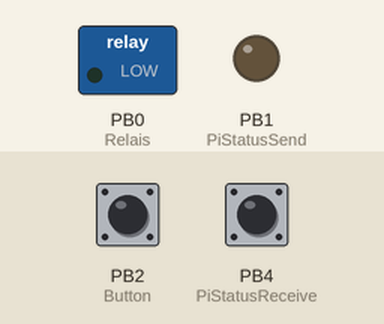
Recording of a sketch running on a simulated ATtiny85, built with avr-gcc and run on an emulated ATtiny85. Shown: switched loads named in the sketch (green lamp = pin HIGH), output pins drawn as LEDs (lit = HIGH). The test bench sets the inputs (shaded band); at power-on: PB2 (Button) LOW, PB4 (PiStatusReceive) HIGH.

Above: at 1.2 s.
1.3 s: PB2 (Button) pulled HIGH for 0.15 s
At 1.8 s:
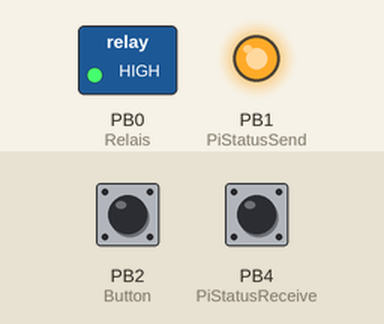
Timing chart, 0 to 4.3 s (numbered marks = the images above; inputs shaded):
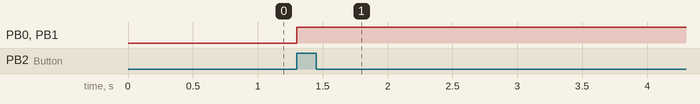

The sketch:

Braun-NR1-StandBy.ino
```cpp
//   ____    ____   ______    _____   _______     ____    __
//  |_   \  /   _|.´ ____ \  / ___ `.|  _____|  .'    '. /  |
//    |   \/   |  | (___ \_||_/___) || |____   |  .--.  |`| |
//    | |\  /| |   _.____'.  .'____.''_.____''.| |    | | | |
//   _| |_\/_| |_ | \____\ \/ /_____ | \____) ||  `--'  |_| |_
//  |_____||_____| \_______||_______| \______.' '.____.'|_____|
//
//   www.github.com/Maschine2501
//
//   ATTINY85 <-> RaspberryPI StandBy-Logic
//   For more Informations visit: https://github.com/Maschine2501/NR1-UI
//

int Relais = 0;                            // PB0 -> connected to base of BC548 (circuit under: www.github.com/Maschine2501/NR1-UI/wiki/ )
int PiStatusSend = 1;                      // PB1 -> connected to pin 37 (GPIO26) @ raspberry
int Button = 2;                            // PB2 -> connected to powerbutton (other side +5V)
int PiStatusReceive = 4 ;                  // PB4 -> connected to pin 33 (GPIO13) @ raspberry

// Start Variables:
boolean PRS = LOW;                         // Previous state of therelais
boolean NRS = LOW;                         // New state of the relais
boolean RS = LOW;                          // Actuall state of the relais
boolean PS = LOW;                          // Actuall state of the raspberry
boolean PPS = LOW;                         // Previous state of the raspberry
boolean NPS = LOW;                         // New state of the raspberry


void setup()
{
  pinMode(Relais, OUTPUT);
  digitalWrite(Relais, LOW);

  pinMode(PiStatusSend, OUTPUT);
  digitalWrite(PiStatusSend, LOW);

  pinMode(Button, INPUT);

  pinMode(PiStatusReceive, INPUT);
}

void loop()
{
  NRS = digitalRead(Button);

  NPS = digitalRead(PiStatusReceive);

  if ( NRS != PRS || NPS != PPS )
  {
    if ( NRS == HIGH || NPS == LOW )
    {
      if ( RS == LOW ) {                         // Start Point -> Everything is off/low -> button is pressed
        digitalWrite(Relais, HIGH);              // Set Relais HIGH
        digitalWrite(PiStatusSend, HIGH);        // Set PiStatusSend HIGH
        delay(80000);                            // wait 80sec for pi to boot
        RS = HIGH;
      }
      else if ( NPS == LOW ){                    // if Relais is on and pi signal is low (pi is shutdown)
        delay(30000);                            // wait 30sec for pi to boot
        NPS = digitalRead(PiStatusReceive);      // check aggain if pi is off
        if ( NPS == LOW ) {
          digitalWrite(PiStatusSend, LOW);       // Set PiStatusSend LOW
          digitalWrite(Relais, LOW);             // Set Relais LOW
          RS = LOW;
          PS = LOW;
        }
        else {
          PS = HIGH;
        }
      }
      else {                                     // If PI an Relais is on and Button is pressed.
        digitalWrite(PiStatusSend, LOW);         // Set PiStatusSend LOW
        delay(30000);                            // wait 30 Sec to shutdown all services on your Pi
        if ( NPS == LOW ) {
          digitalWrite(Relais, LOW);             // Set Relais LOW
          RS = LOW;
          PS = LOW;
        }
        else {
          PS = HIGH;
        }
      }

    }
    PRS = NRS;
    PPS = NPS;
  }
}
```

Measured:
- after the input at 1.3 s, PB0 (Relais), PB1 (PiStatusSend): LOW → HIGH at once
